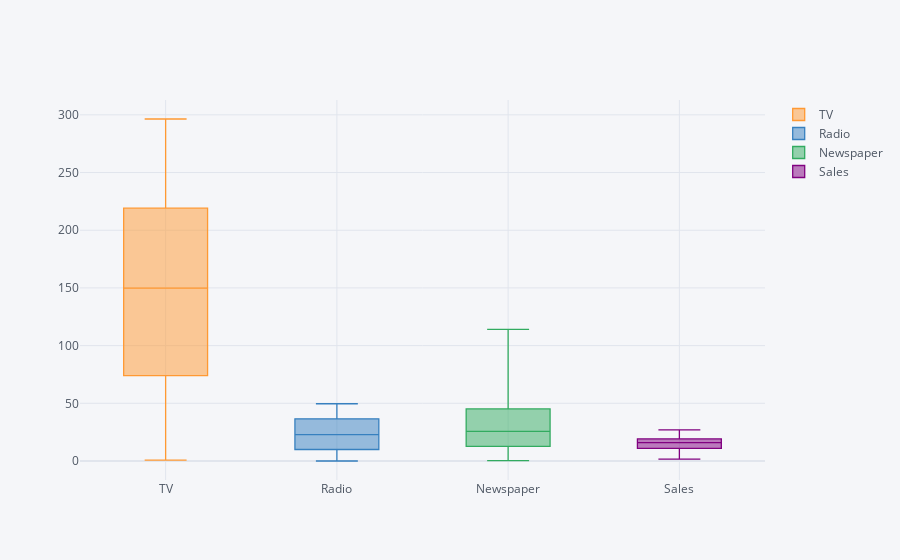

The code cell stored with this chart in its notebook:
### Markdown cell above
# Visualisation

### Code cell
df.iplot(kind='box')

### Figure 1 — Plotly figure (JSON) as saved in the notebook; plotly's stock layout.template omitted (floating-point values rounded to 4 significant figures; data arrays with more than 128 entries replaced by an {"elided": "..."} marker saying what was removed)
{"data": [{"boxpoints": false, "line": {"width": 1.3}, "marker": {"color": "rgba(255, 153, 51, 1.0)"}, "name": "TV", "orientation": "v", "type": "box", "y": {"elided": "200 float values"}}, {"boxpoints": false, "line": {"width": 1.3}, "marker": {"color": "rgba(55, 128, 191, 1.0)"}, "name": "Radio", "orientation": "v", "type": "box", "y": {"elided": "200 float values"}}, {"boxpoints": false, "line": {"width": 1.3}, "marker": {"color": "rgba(50, 171, 96, 1.0)"}, "name": "Newspaper", "orientation": "v", "type": "box", "y": {"elided": "200 float values"}}, {"boxpoints": false, "line": {"width": 1.3}, "marker": {"color": "rgba(128, 0, 128, 1.0)"}, "name": "Sales", "orientation": "v", "type": "box", "y": {"elided": "200 float values"}}], "layout": {"legend": {"bgcolor": "#F5F6F9", "font": {"color": "#4D5663"}}, "paper_bgcolor": "#F5F6F9", "plot_bgcolor": "#F5F6F9", "title": {"font": {"color": "#4D5663"}}, "xaxis": {"gridcolor": "#E1E5ED", "showgrid": true, "tickfont": {"color": "#4D5663"}, "title": {"font": {"color": "#4D5663"}, "text": ""}, "zerolinecolor": "#E1E5ED"}, "yaxis": {"gridcolor": "#E1E5ED", "showgrid": true, "tickfont": {"color": "#4D5663"}, "title": {"font": {"color": "#4D5663"}, "text": ""}, "zerolinecolor": "#E1E5ED"}}}
